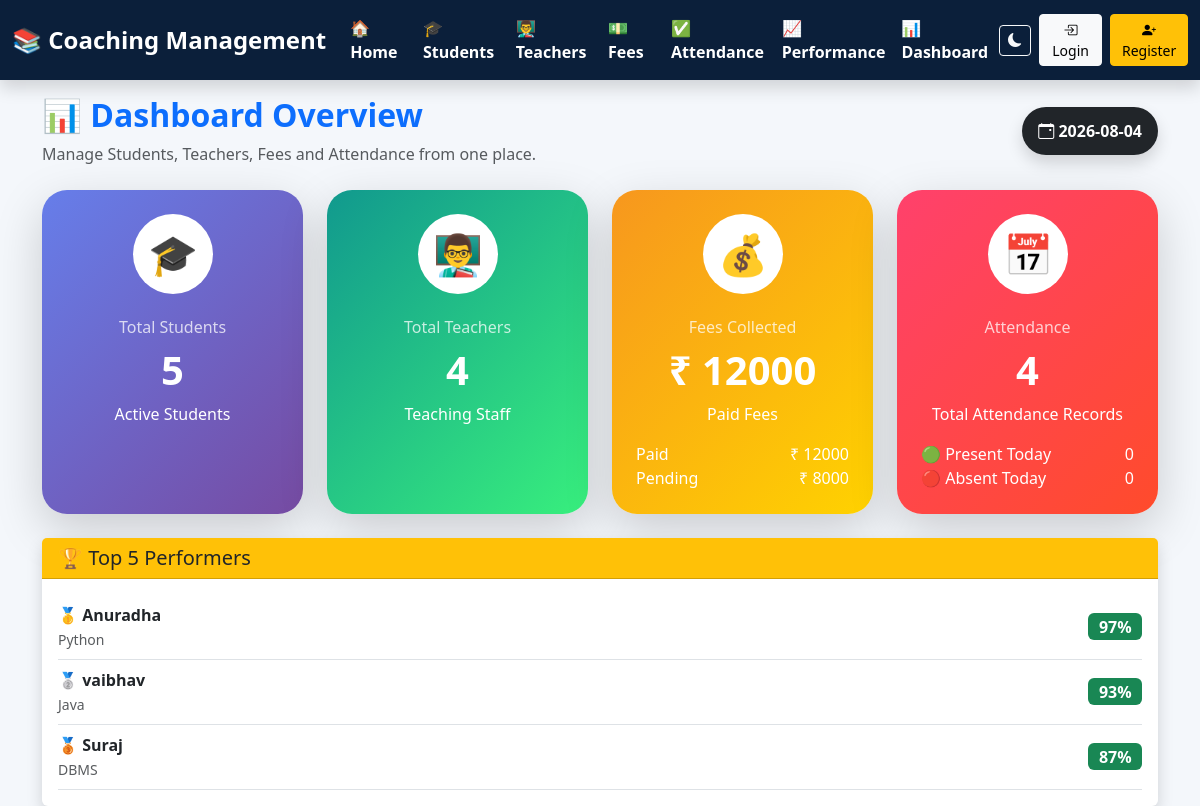
/dashboard, run on the app's committed database.
### tables this page shows
CREATE TABLE performance(

        id INTEGER PRIMARY KEY AUTOINCREMENT,
        student_id INTEGER,
        marks INTEGER,
        remark TEXT,

        FOREIGN KEY(student_id)
        REFERENCES students(id)
        ON DELETE CASCADE

    );

CREATE TABLE students(

        id INTEGER PRIMARY KEY AUTOINCREMENT,
        roll_no INTEGER UNIQUE,
        name TEXT,
        father_name TEXT,
        surname TEXT,
        mobile TEXT,
        course TEXT,
        batch TEXT,
        address TEXT,
        admission_date TEXT,
        status TEXT

    , photo TEXT DEFAULT 'default.png');

### app.py (the view)
@app.route("/dashboard")
def dashboard():
    conn = get_connection()
    students = conn.execute("""
    SELECT COUNT(*)
    FROM students
    """).fetchone()[0]
    teachers = conn.execute("""
    SELECT COUNT(*)
    FROM teachers
    """).fetchone()[0]
    paid_fee = conn.execute("""
    SELECT IFNULL(SUM(paid_fee),0)
    FROM fees
    """).fetchone()[0]
    total_fee = conn.execute("""
    SELECT IFNULL(SUM(total_fee),0)
    FROM fees
    """).fetchone()[0]
    pending_fee = total_fee - paid_fee
    attendance = conn.execute("""
    SELECT COUNT(*)
    FROM attendance
    """).fetchone()[0]
    today_date = date.today()
    today_present = conn.execute("""
    SELECT COUNT(*)
    FROM attendance
    WHERE date=?
    AND status='Present'
    """,
    (today_date,)
    ).fetchone()[0]
    today_absent = conn.execute("""
    SELECT COUNT(*)
    FROM attendance
    WHERE date=?
    AND status='Absent'
    """,
    (today_date,)
    ).fetchone()[0]
    top_students = conn.execute("""
    SELECT
        students.name,
        students.course,
        performance.marks,
        performance.remark

    FROM performance

    INNER JOIN students
    ON performance.student_id = students.id

    ORDER BY performance.marks DESC

    LIMIT 5
    """).fetchall()
    conn.close()
    return render_template(
        "dashboard.html",
        students=students,
        teachers=teachers,
        paid_fee=paid_fee,
        total_fee=total_fee,
        pending_fee=pending_fee,
        attendance=attendance,
        top_students=top_students,
        today_present=today_present,
        today_absent=today_absent,
        today=date.today()
    )

### db.py (called while the page is built)
def get_connection():
    conn = sqlite3.connect(DATABASE)
    conn.row_factory = sqlite3.Row
    conn.execute("PRAGMA foreign_keys = ON")
    return conn

### templates/dashboard.html
{% extends "base.html" %}
{% block content %}
<div class="d-flex justify-content-between align-items-center flex-wrap mb-4">
    <div>
        <h2 class="fw-bold text-primary">
            📊 Dashboard Overview
        </h2>
        <p class="text-muted mb-0">
            Manage Students, Teachers, Fees and Attendance from one place.
        </p>
    </div>
    <div class="badge bg-dark fs-6 p-3 rounded-pill shadow">
        <i class="bi bi-calendar-event"></i>
        {{ today }}
    </div>
</div>
<div class="row g-4">
<div class="col-lg-3 col-md-6">
<div class="card border-0 shadow-lg h-100 text-white"
style="
background:linear-gradient(135deg,#667eea,#764ba2);
border-radius:25px;
">
<div class="card-body text-center p-4">
<div style="
width:80px;
height:80px;
border-radius:50%;
background:white;
display:flex;
align-items:center;
justify-content:center;
margin:auto;
font-size:40px;
">
🎓
</div>
<h6 class="mt-4 opacity-75">
Total Students
</h6>
<h1 class="fw-bold">
{{ students }}
</h1>
<p class="mb-0">
Active Students
</p>
</div>
</div>
</div>
<div class="col-lg-3 col-md-6">
<div class="card border-0 shadow-lg h-100 text-white"
style="
background:linear-gradient(135deg,#11998e,#38ef7d);
border-radius:25px;
">
<div class="card-body text-center p-4">
<div style="
width:80px;
height:80px;
border-radius:50%;
background:white;
display:flex;
align-items:center;
justify-content:center;
margin:auto;
font-size:40px;
">
👨‍🏫
</div>
<h6 class="mt-4 opacity-75">
Total Teachers
</h6>
<h1 class="fw-bold">
{{ teachers }}
</h1>
<p class="mb-0">
Teaching Staff
</p>
</div>
</div>
</div>
<div class="col-lg-3 col-md-6">
<div class="card border-0 shadow-lg h-100 text-white"
style="
background:linear-gradient(135deg,#f7971e,#ffd200);
border-radius:25px;
">
<div class="card-body text-center p-4">
<div style="
width:80px;
height:80px;
border-radius:50%;
background:white;
display:flex;
align-items:center;
justify-content:center;
margin:auto;
font-size:40px;
">
💰
</div>
<h6 class="mt-4 opacity-75">
Fees Collected
</h6>
<h1 class="fw-bold">
₹ {{ paid_fee }}
</h1>
<p class="mb-2">
Paid Fees
</p>
<div class="mt-3">
<div class="d-flex justify-content-between">
<span>
Paid
</span>
<span>
₹ {{ paid_fee }}
</span>
</div>
<div class="d-flex justify-content-between">
<span>
Pending
</span>
<span>
₹ {{ pending_fee }}
</span>
</div>
</div>
</div>
</div>
</div>
<div class="col-lg-3 col-md-6">
<div class="card border-0 shadow-lg h-100 text-white"
style="
background:linear-gradient(135deg,#ff416c,#ff4b2b);
border-radius:25px;
">
<div class="card-body text-center p-4">
<div style="
width:80px;
height:80px;
border-radius:50%;
background:white;
display:flex;
align-items:center;
justify-content:center;
margin:auto;
font-size:40px;
">
📅
</div>
<h6 class="mt-4 opacity-75">
Attendance
</h6>
<h1 class="fw-bold">
{{ attendance }}
</h1>
<p class="mb-2">
Total Attendance Records
</p>
<div class="mt-3">
<div class="d-flex justify-content-between">
<span>
🟢 Present Today
</span>
<span>
{{ today_present }}
</span>
</div>
<div class="d-flex justify-content-between">
<span>
🔴 Absent Today
</span>
<span>
{{ today_absent }}
</span>
</div>
</div>
</div>
</div>
</div>
</div>
<div class="row mt-4">
<div class="col-12">
<div class="card shadow border-0">
<div class="card-header bg-warning">
<h5 class="mb-0">
🏆 Top 5 Performers
</h5>
</div>
<div class="card-body">
{% for s in top_students %}
<div class="d-flex justify-content-between align-items-center border-bottom py-2">
<div>
{% if loop.index == 1 %}
🥇
{% elif loop.index == 2 %}
🥈
{% elif loop.index == 3 %}
🥉
{% else %}
{{ loop.index }}️⃣
{% endif %}
<strong>
{{ s.name }}
</strong>
<br>
<small class="text-muted">
{{ s.course }}
</small>
</div>
<div>
<span class="badge bg-success fs-6">
{{ s.marks }}%
</span>
</div>
</div>
{% else %}
<p class="text-center text-muted">
No Performance Available
</p>
{% endfor %}
</div>
</div>
</div>
</div>
</div>
{% endblock %}

### templates/base.html (style rules this page uses)
body { background:#f4f7fb; transition:0.3s; }

### data on the page
performance: name "Anuradha", course "Python", marks "97"
performance: name "vaibhav", course "Java", marks "93"
performance: name "Suraj", course "DBMS", marks "87"

### other printed values
{{ students }} "5"
{{ teachers }} "4"
{{ paid_fee }} "12000"
{{ pending_fee }} "8000"
{{ attendance }} "4"
{{ today_present }} "0"
{{ today_absent }} "0"
